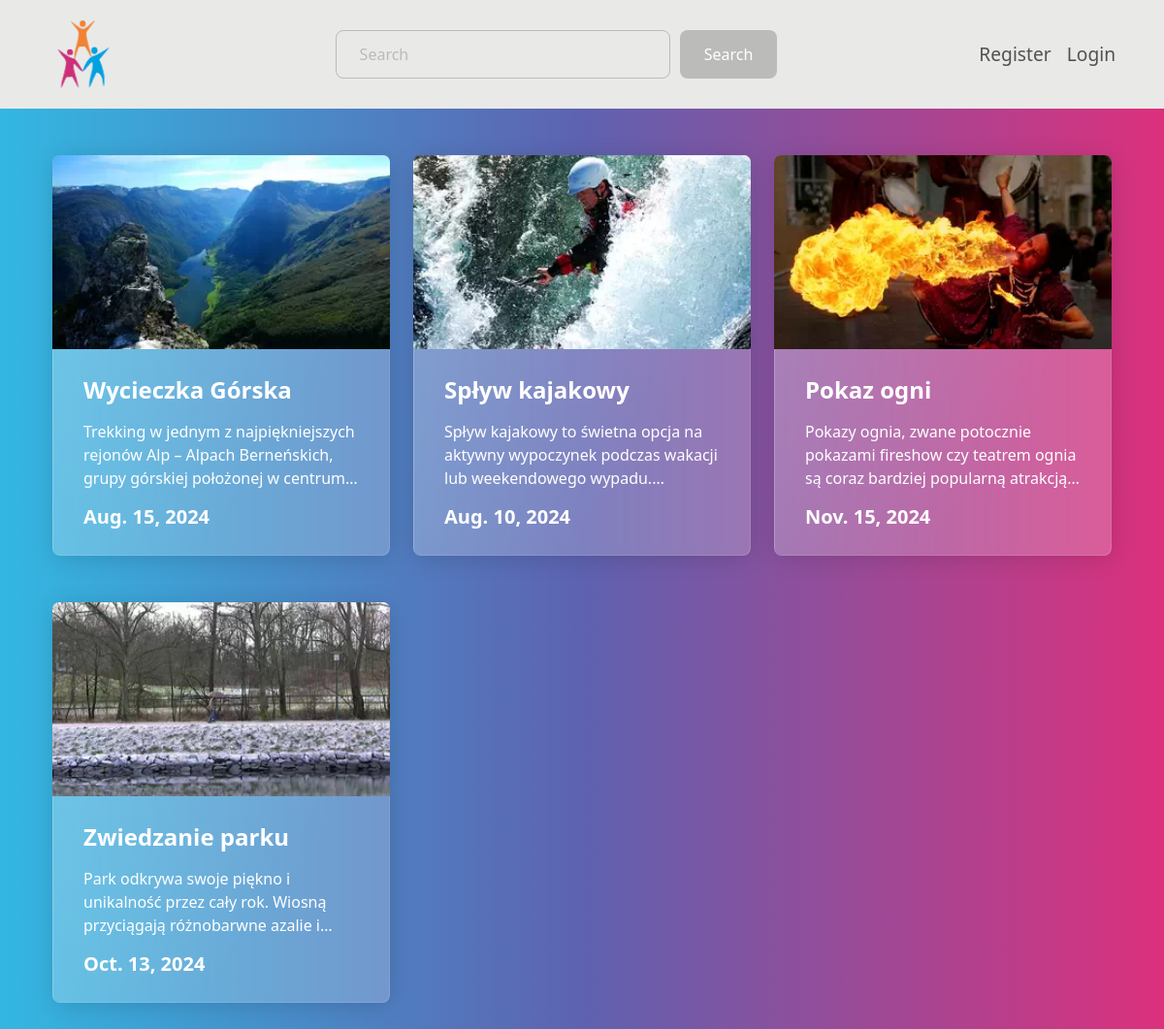
Screenshot of /start/ with the database file from the repository.
### app/models.py (models this page shows, shortened)
class Event(models.Model):
    event_ID = models.BigAutoField(primary_key=True)
    title = models.CharField(max_length=255)
    date = models.DateField()
    description = models.TextField()
    start_date = models.DateTimeField()
    end_date = models.DateTimeField()
    location = models.CharField(max_length=255)
    status = models.CharField(max_length=10, choices=[(status.value, status.name) for status in EventStatus])
    organizer_ID = models.ForeignKey(User, on_delete=models.CASCADE, to_field="user_ID")
    image = models.ImageField(upload_to='events/', null=True, blank=True)
    parent_event_ID = models.ForeignKey("self", on_delete=models.CASCADE, to_field="event_ID", null=True, blank=True)

### app/views.py (the view)
# urls.py: path("start/", home_view, name="home"),
def home_view(request):
    query = request.GET.get('q')
    if query:
        events = Event.objects.filter(
            Q(title__icontains=query) | Q(date__icontains=query)
        )
    else:
        events = Event.objects.all()
    return render(request, 'home.html', {'events': events})

### app/templates/home.html (shortened to what this page needs)
{% extends "base.html" %}
{% load static %}
{% block content %}
<div class="container mt-4">
    <div class="row">
        {% for event in events %}
        <div class="col-lg-4 mb-4">
            <a href="{% url 'event_detail' event.event_ID %}" class="card-link">
                <div class="card">
                    {% if event.image %}
                    <img src="{{ event.image.url }}" class="card-img-top" alt="{{ event.title }}">
                    {% else %}
                    <img src="{% static 'images/flower.jpg' %}" class="card-img-top" alt="Default Image">
                    {% endif %}
                    <div class="card-body">
                        <h4 class="card-title">{{ event.title }}</h4>
                        <p class="card-text">{{ event.description }}</p>
                        <h5 class="card-text">{{ event.date }}</h5>
                    </div>
                </div>
            </a>
        </div>
        {% endfor %}
    </div>
</div>
{% endblock %}

### app/static/css/styles.css (style rules this page uses)
.card-link { text-decoration: none; color: inherit; display: block; }
.card { display: flex; flex-direction: column; justify-content: space-between; height: 100%; transition: transform 0.3s ease; cursor: pointer; text-decoration: none; color: inherit; }
.card-body { flex-grow: 1; }
.card-img-top { transition: transform 0.3s ease; width: 100%; height: 200px; object-fit: cover; display: block; }
.card-text { display: -webkit-box; -webkit-line-clamp: 3; -webkit-box-orient: vertical; overflow: hidden; text-overflow: ellipsis; }

### rows the page displays
Event: image (picture), title "Wycieczka Górska", description "Trekking w jednym z najpiękniejszych rejonów Alp – Alpach Berneńskich, grupy górskiej położonej w…", date "Aug. 15, 2024"
Event: image (picture), title "Spływ kajakowy", description "Spływ kajakowy to świetna opcja na aktywny wypoczynek podczas wakacji lub weekendowego…", date "Aug. 10, 2024"
Event: image (picture), title "Pokaz ogni", description "Pokazy ognia, zwane potocznie pokazami fireshow czy teatrem ognia są coraz bardziej popularną…", date "Nov. 15, 2024"
Event: image (picture), title "Zwiedzanie parku", description "Park odkrywa swoje piękno i unikalność przez cały rok. Wiosną przyciągają różnobarwne azalie…", date "Oct. 13, 2024"
